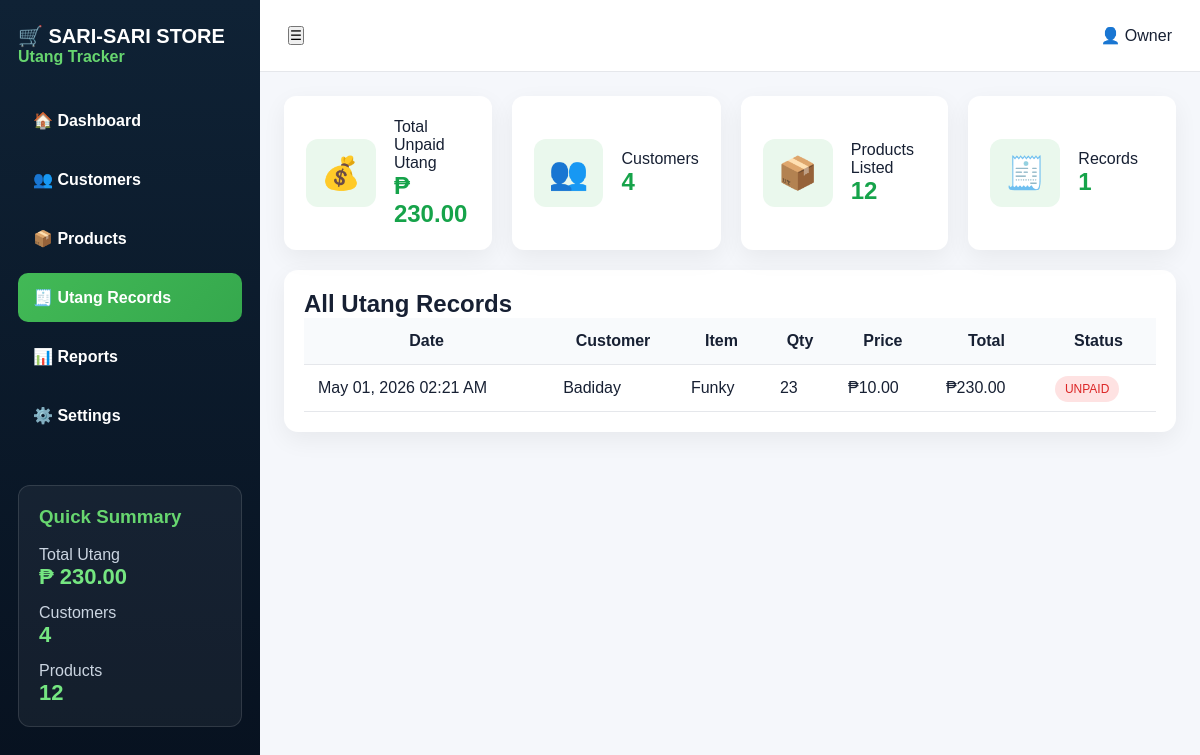
Page /records on the committed database.
### tables this page shows
CREATE TABLE utang (
        id INTEGER PRIMARY KEY AUTOINCREMENT,
        customer_id INTEGER NOT NULL,
        item_name TEXT NOT NULL,
        quantity INTEGER NOT NULL,
        price REAL NOT NULL,
        total REAL NOT NULL,
        status TEXT DEFAULT 'UNPAID'
    , date_created TEXT);

CREATE TABLE customers (
        id INTEGER PRIMARY KEY AUTOINCREMENT,
        name TEXT NOT NULL
    );

### app.py (the view)
@app.route("/records")
def records_page():
    return render_template("index.html", **get_common_data("records"))

### app.py (called while the page is built)
def get_db():
    return sqlite3.connect("database.db")

def get_customers(cursor):
    cursor.execute("""
        SELECT customers.id, customers.name,
        COALESCE(SUM(
            CASE WHEN utang.status='UNPAID' THEN utang.total ELSE 0 END
        ), 0)
        FROM customers
        LEFT JOIN utang ON customers.id = utang.customer_id
        GROUP BY customers.id, customers.name
        ORDER BY customers.id DESC
    """)
    return cursor.fetchall()

### templates/index.html (shortened to what this page needs)
<!DOCTYPE html>
<html lang="en">
<head>
  <link rel="stylesheet" href="{{ url_for('static', filename='style.css') }}">
</head>
<body>
<div class="app">
  <aside class="sidebar">
    <h2>🛒 SARI-SARI STORE</h2>
    <p>Utang Tracker</p>
    <nav>
      <a href="/" class="{% if page == 'dashboard' %}active{% endif %}">🏠 Dashboard</a>
      <a href="/customers" class="{% if page == 'customers' %}active{% endif %}">👥 Customers</a>
      <a href="/products" class="{% if page == 'products' %}active{% endif %}">📦 Products</a>
      <a href="/records" class="{% if page == 'records' %}active{% endif %}">🧾 Utang Records</a>
      <a href="/reports" class="{% if page == 'reports' %}active{% endif %}">📊 Reports</a>
      <a href="/settings" class="{% if page == 'settings' %}active{% endif %}">⚙️ Settings</a>
    </nav>
    <div class="summary">
      <h3>Quick Summary</h3>
      <p>Total Utang</p>
      <strong>₱ {{ "%.2f"|format(total_utang) }}</strong>
      <p>Customers</p>
      <strong>{{ customers|length }}</strong>
      <p>Products</p>
      <strong>{{ products|length }}</strong>
    </div>
  </aside>
  <main class="main">
    <header class="topbar">
      <button>☰</button>
      <div>👤 Owner</div>
    </header>
    <section class="cards">
      <div class="stat">
        <span>💰</span>
        <div>
          <p>Total Unpaid Utang</p>
          <h2>₱ {{ "%.2f"|format(total_utang) }}</h2>
        </div>
      </div>
      <div class="stat">
        <span>👥</span>
        <div>
          <p>Customers</p>
          <h2>{{ customers|length }}</h2>
        </div>
      </div>
      <div class="stat">
        <span>📦</span>
        <div>
          <p>Products Listed</p>
          <h2>{{ products|length }}</h2>
        </div>
      </div>
      <div class="stat">
        <span>🧾</span>
        <div>
          <p>Records</p>
          <h2>{{ all_records|length }}</h2>
        </div>
      </div>
    </section>
    {% if page == "records" %}
    <section class="details">
      <h2>All Utang Records</h2>
      <table>
        <thead>
          <tr>
            <th>Date</th>
            <th>Customer</th>
            <th>Item</th>
            <th>Qty</th>
            <th>Price</th>
            <th>Total</th>
            <th>Status</th>
          </tr>
        </thead>
        <tbody>
          {% for r in all_records %}
            <tr>
              <td>{{ r[7] if r[7] else "-" }}</td>
              <td>{{ r[1] }}</td>
              <td>{{ r[2] }}</td>
              <td>{{ r[3] }}</td>
              <td>₱{{ "%.2f"|format(r[4]) }}</td>
              <td>₱{{ "%.2f"|format(r[5]) }}</td>
              <td>
                <span class="badge {% if r[6] == 'PAID' %}paid{% else %}unpaid{% endif %}">
                  {{ r[6] }}
                </span>
              </td>
            </tr>
          {% endfor %}
        </tbody>
      </table>
    </section>
    {% endif %}
  </main>
</div>
</body>
</html>

### static/style.css (style rules this page uses)
* { margin: 0; padding: 0; box-sizing: border-box; font-family: Arial, sans-serif; }
body { background: #f5f7fb; color: #172033; }
.app { display: grid; grid-template-columns: 260px 1fr; min-height: 100vh; }
.sidebar { background: linear-gradient(180deg, #0f2235, #07111f); color: white; padding: 24px 18px; }
.sidebar h2 { font-size: 20px; }
.sidebar > p { color: #67d66f; margin-bottom: 30px; font-weight: bold; }
.sidebar nav { display: grid; gap: 10px; }
.sidebar nav a { padding: 15px; border-radius: 10px; color: #dce7f3; font-weight: bold; }
.sidebar nav a.active, .sidebar nav a:hover { background: linear-gradient(135deg, #42b956, #35a84d); color: white; }
.summary { margin-top: 45px; padding: 20px; border: 1px solid rgba(255,255,255,0.12); border-radius: 12px; background: rgba(255,255,255,0.05); }
.summary h3 { color: #67d66f; margin-bottom: 18px; }
.summary p { color: #cbd5e1; margin-top: 14px; }
.summary strong { color: #75e681; font-size: 22px; }
.main { padding: 0 24px 24px; }
.topbar { height: 72px; background: white; margin: 0 -24px 24px; padding: 0 28px; display: flex; align-items: center; justify-content: space-between; border-bottom: 1px solid #e5e7eb; }
.cards { display: grid; grid-template-columns: repeat(4, 1fr); gap: 20px; margin-bottom: 20px; }
.stat { background: white; padding: 22px; border-radius: 12px; display: flex; gap: 18px; align-items: center; box-shadow: 0 8px 25px rgba(0,0,0,0.06); }
.stat span { font-size: 32px; background: #eaf8ed; padding: 15px; border-radius: 12px; }
.stat h2 { color: #16a34a; }
.customer-panel, .details, .form-card, .products { background: white; border-radius: 14px; padding: 20px; box-shadow: 0 8px 25px rgba(0,0,0,0.06); }
table { width: 100%; border-collapse: collapse; }
th, td { padding: 14px; border-bottom: 1px solid #e5e7eb; }
th { background: #f8fafc; }
.badge { padding: 6px 10px; border-radius: 20px; font-size: 12px; }
.unpaid { background: #fee2e2; color: #dc2626; }
.sidebar nav a { text-decoration: none; color: white; }

### rows in the picture
utang: date_created "May 01, 2026 02:21 AM", name "Badiday", item_name "Funky", quantity "23", price "10.00", total "230.00", status "UNPAID"

### other values in the picture
{{ "%.2f"|format(total_utang) }} "230.00"
{{ customers|length }} "4"
{{ products|length }} "12"
{{ all_records|length }} "1"
